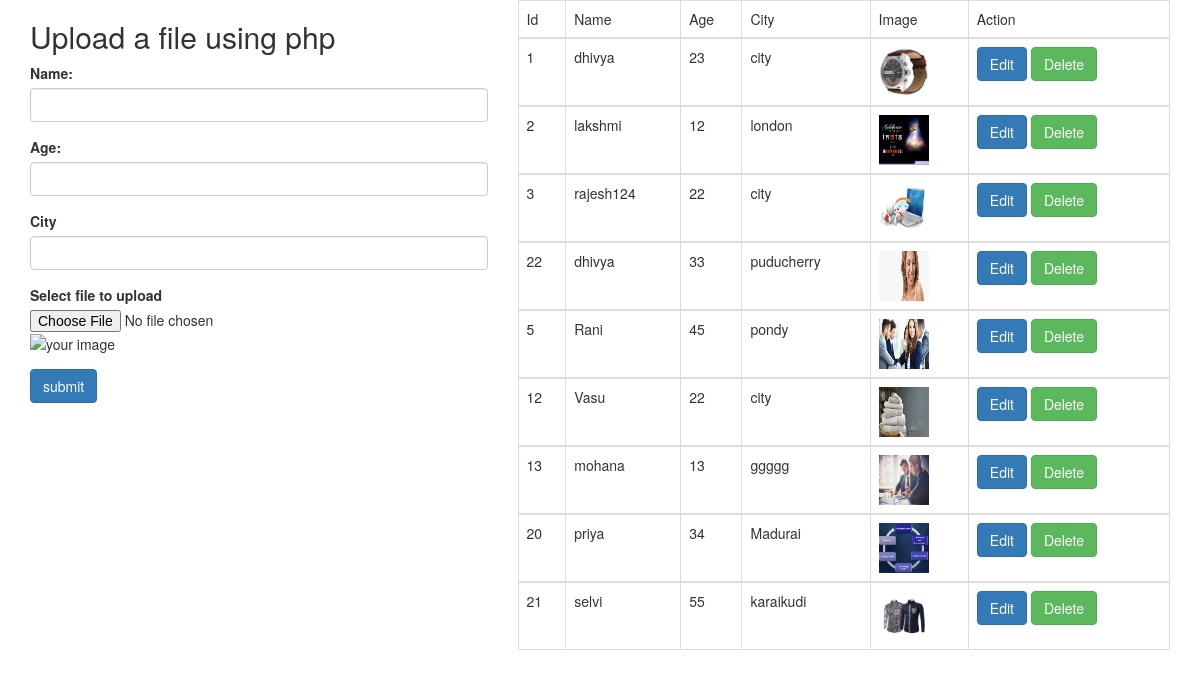
The app's page /uploadimage_php/uploadimage.php with its own data.
### tables this page shows
CREATE TABLE IF NOT EXISTS `user` (
  `id` int(122) NOT NULL AUTO_INCREMENT,
  `name` varchar(122) NOT NULL,
  `age` int(122) NOT NULL,
  `city` varchar(122) NOT NULL,
  `image` text NOT NULL,
  PRIMARY KEY (`id`)
);

### uploadimage_php/uploadimage.php (the view, shortened to what this page needs)
<!DOCTYPE html>
<html>
<head>
	  <link rel="stylesheet" href="css/bootstrap.min.css">
</head>
<body>
	<div class="container">
		<div class="row">
			<div class="col-md-5">
				<form action="uploadimage.php" method="POST" enctype="multipart/form-data" id="form">
					<h2>Upload a file using php</h2>
					<div class="form-group">
						<label for="name">Name:</label>
						<input type="text" name="name" id="name" class="form-control" value="<?php if(isset($name)){echo $name;} else{ echo "";} ?>">
					</div>
					<div class="form-group">
					     <label for="age">Age:</label>
							 <input type="text" name="age" id="age" class="form-control" value="<?php if(isset($age)){echo $age;} else{ echo "";} ?>">
					</div>
					<div class="form-group">
					     <label for="city">City</label>
							 <input type="text" name="city" id="city" class="form-control" value="<?php if(isset($city)){echo $city;} else{ echo "";} ?>">
					</div>
					<div class="form-group">
						<label for="fileselect">Select file to upload</label>
						<input type="file" name="file" id="fileselect">
						<img id="view" src=" <?php if(isset($image)){echo $image;} else{ echo "https://pngimage.net/wp-content/uploads/2018/05/default-png-1.png";} ?>" name="updateID"  alt="your image" width="100" height="100"/>
					</div>
					<input type="submit" class="btn btn-primary" name="submit" value="submit">
				</form>
			</div>
			<div class="col-md-7">
				<table class="table table-bordered table-hover" width=50>
					<thead>
						<td>Id</td>
						<td>Name</td>
						<td>Age</td>
						<td>City</td>
 						<td>Image</td>
						<td>Action</td>
					</thead>
		<?php
			include 'connection.php';
				$sql = "SELECT * from user";
		        $result1 = mysqli_query($conn, $sql);
		     while($row = mysqli_fetch_array($result1))
		            {
		            	?>
						<tbody>
							<tr>
								<td><?php echo $row['id']; ?></td>
								<td><?php echo $row['name']; ?></td>
								<td><?php echo $row['age']; ?></td>
								<td><?php echo $row['city']; ?></td>
								<td>
									<img src="Files/<?php echo $row['image']; ?>" width="50" height="50"/></td>
								<td><a type="button" class="btn  btn-primary " href="uploadimage.php?id=<?php echo $row['id']; ?>">Edit</a>
								<a type="button" class="btn btn-success" href="delete.php?id=<?php echo $row['id']; ?>">Delete</a>
								</td>
							</tr>
					  <?php } ?>
						</tbody>
					</table>
				</div>
			</div>
		</div>
</body>
</html>

### records on screen
user: id "1", name "dhivya", age "23", city "city", image (picture)
user: id "2", name "lakshmi", age "12", city "london", image (picture)
user: id "3", name "rajesh124", age "22", city "city", image (picture)
user: id "22", name "dhivya", age "33", city "puducherry", image (picture)
user: id "5", name "Rani", age "45", city "pondy", image (picture)
user: id "12", name "Vasu", age "22", city "city", image (picture)
user: id "13", name "mohana", age "13", city "ggggg", image (picture)
user: id "20", name "priya", age "34", city "Madurai", image (picture)
user: id "21", name "selvi", age "55", city "karaikudi", image (picture)
